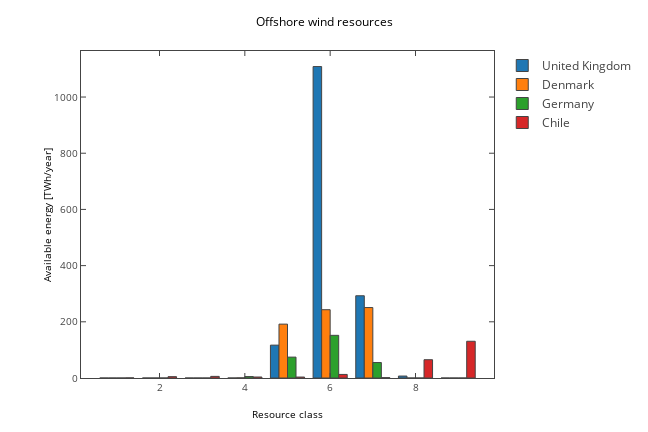

The notebook cell this image was saved under:
### Code cell
mpl_fig = plt.figure(figsize=(9, 6))
ax = mpl_fig.add_subplot(111)
x = np.array(list(wind_res2[countries[0]].keys()))

for i, country in enumerate(countries):
    y = wind_res2[country].values()
    ax.bar(x, y, width=0.8)
ax.set_ylabel('Available energy [TWh/year]')
ax.set_xlabel('Resource class')
ax.set_title('Offshore wind resources')
plotly_fig = tls.mpl_to_plotly(mpl_fig)
for i, e in enumerate(plotly_fig['data']):
    e['name'] = countries[i]
plotly_fig["layout"]["showlegend"] = True
plotly_fig["layout"]['hovermode'] = 'x'
iplot(plotly_fig, filename='ofs2')

### Figure 1 — Plotly figure (JSON) as saved in the notebook; plotly's stock layout.template omitted (floating-point values rounded to 4 significant figures)
{"data": [{"marker": {"color": "#1F77B4", "line": {"width": 1}}, "name": "United Kingdom", "opacity": 1, "orientation": "v", "type": "bar", "uid": "e4637655-865a-40e2-b8c7-cc07974a7950", "x": [1, 2, 3, 4, 5, 6, 7, 8, 9], "xaxis": "x", "y": [0, 0, 0, 0, 116.9, 1108.0, 292.7, 6.941, 0], "yaxis": "y"}, {"marker": {"color": "#FF7F0E", "line": {"width": 1}}, "name": "Denmark", "opacity": 1, "orientation": "v", "type": "bar", "uid": "0a473a36-572a-4e91-89c6-774deb9f20cb", "x": [1, 2, 3, 4, 5, 6, 7, 8, 9], "xaxis": "x", "y": [0, 0, 0, 0.4586, 191.7, 243.1, 250.7, 0, 0], "yaxis": "y"}, {"marker": {"color": "#2CA02C", "line": {"width": 1}}, "name": "Germany", "opacity": 1, "orientation": "v", "type": "bar", "uid": "9dae805c-62b2-4e68-995a-6c5ea836e1a1", "x": [1, 2, 3, 4, 5, 6, 7, 8, 9], "xaxis": "x", "y": [0, 0, 0, 5.089, 74.31, 151.9, 55.03, 0, 0], "yaxis": "y"}, {"marker": {"color": "#D62728", "line": {"width": 1}}, "name": "Chile", "opacity": 1, "orientation": "v", "type": "bar", "uid": "3d5b001d-8056-4303-9338-d5d448b34de3", "x": [1, 2, 3, 4, 5, 6, 7, 8, 9], "xaxis": "x", "y": [0.432, 4.767, 5.725, 3.558, 3.341, 12.72, 1.241, 65.11, 130.8], "yaxis": "y"}], "layout": {"autosize": false, "bargap": 0.2, "height": 432, "hovermode": "x", "margin": {"b": 54, "l": 81, "pad": 0, "r": 64, "t": 51}, "showlegend": true, "title": {"font": {"color": "#000000", "size": 12}, "text": "Offshore wind resources"}, "width": 648, "xaxis": {"anchor": "y", "domain": [0, 1], "mirror": "ticks", "nticks": 6, "range": [0.16, 9.84], "showgrid": false, "showline": true, "side": "bottom", "tickfont": {"size": 10}, "ticks": "inside", "title": {"font": {"color": "#000000", "size": 10}, "text": "Resource class"}, "type": "linear", "zeroline": false}, "yaxis": {"anchor": "x", "domain": [0, 1], "mirror": "ticks", "nticks": 7, "range": [0, 1164.0], "showgrid": false, "showline": true, "side": "left", "tickfont": {"size": 10}, "ticks": "inside", "title": {"font": {"color": "#000000", "size": 10}, "text": "Available energy [TWh/year]"}, "type": "linear", "zeroline": false}}}
